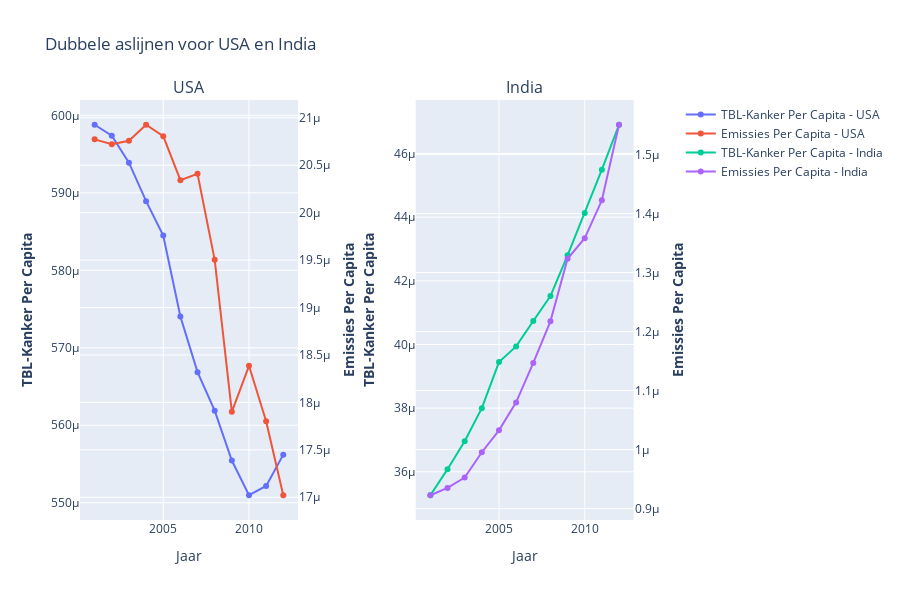

Write notebook code for a chart like this one.
### Markdown cell above
# India en Amerika

In de grafiek hieronder zijn twee duidelijke grafieken gemaakt, hierin is heel duidelijk te zien dat het aantal longkanker gevallen flink stijgt als de emissies per capita ook omhoog gaan.

### Code cell
# importeer dataframe
df_combined = pd.read_csv("csv/df/combined_usa_india.csv")

def plot_country_data(df, countries):
    # Create figure with secondary y-axes and two columns
    fig = make_subplots(rows=1, cols=2, specs=[[{"secondary_y": True}, {"secondary_y": True}]],
                        subplot_titles=(countries[0], countries[1]))

    for i, country in enumerate(countries):
        df_country = df[df['Country'] == country]
        # Add traces for Lung Cancer Per Capita
        fig.add_trace(
            go.Scatter(x=df_country['Year'], y=df_country['Lung Cancer Per Capita'], name=f"TBL-Kanker Per Capita - {country}"),
            row=1, col=i+1, secondary_y=False,
        )

        # Add traces for Emissions Per Capita
        fig.add_trace(
            go.Scatter(x=df_country['Year'], y=df_country['Emissions Per Capita'], name=f"Emissies Per Capita - {country}"),
            row=1, col=i+1, secondary_y=True,
        )

        # Set y-axes titles for each subplot
        fig.update_yaxes(title_text="<b>TBL-Kanker Per Capita", row=1, col=i+1, secondary_y=False)
        fig.update_yaxes(title_text="<b>Emissies Per Capita", row=1, col=i+1, secondary_y=True)

    # Update x-axis title and figure title
    fig.update_xaxes(title_text="Jaar", row=1, col=1)
    fig.update_xaxes(title_text="Jaar", row=1, col=2)
    fig.update_layout(
        title_text="Dubbele aslijnen voor USA en India",
        height=600
    )

    fig.show()

# Plot for USA and India
plot_country_data(df_combined, ['USA', 'India'])

### Figure 1 — Plotly figure (JSON) as saved in the notebook; plotly's stock layout.template omitted (floating-point values rounded to 4 significant figures)
{"data": [{"name": "TBL-Kanker Per Capita - USA", "type": "scatter", "x": [2001, 2002, 2003, 2004, 2005, 2006, 2007, 2008, 2009, 2010, 2011, 2012], "xaxis": "x", "y": [0.0005988, 0.0005974, 0.0005939, 0.0005889, 0.0005845, 0.000574, 0.0005669, 0.0005619, 0.0005554, 0.000551, 0.0005522, 0.0005562], "yaxis": "y"}, {"name": "Emissies Per Capita - USA", "type": "scatter", "x": [2001, 2002, 2003, 2004, 2005, 2006, 2007, 2008, 2009, 2010, 2011, 2012], "xaxis": "x", "y": [2.077e-05, 2.072e-05, 2.076e-05, 2.093e-05, 2.081e-05, 2.034e-05, 2.041e-05, 1.95e-05, 1.79e-05, 1.839e-05, 1.78e-05, 1.702e-05], "yaxis": "y2"}, {"name": "TBL-Kanker Per Capita - India", "type": "scatter", "x": [2001, 2002, 2003, 2004, 2005, 2006, 2007, 2008, 2009, 2010, 2011, 2012], "xaxis": "x2", "y": [3.526e-05, 3.608e-05, 3.696e-05, 3.8e-05, 3.945e-05, 3.994e-05, 4.074e-05, 4.152e-05, 4.28e-05, 4.413e-05, 4.549e-05, 4.691e-05], "yaxis": "y3"}, {"name": "Emissies Per Capita - India", "type": "scatter", "x": [2001, 2002, 2003, 2004, 2005, 2006, 2007, 2008, 2009, 2010, 2011, 2012], "xaxis": "x2", "y": [9.225e-07, 9.349e-07, 9.525e-07, 9.955e-07, 1.033e-06, 1.08e-06, 1.147e-06, 1.217e-06, 1.323e-06, 1.358e-06, 1.422e-06, 1.551e-06], "yaxis": "y4"}], "layout": {"annotations": [{"font": {"size": 16}, "showarrow": false, "text": "USA", "x": 0.185, "xanchor": "center", "xref": "paper", "y": 1, "yanchor": "bottom", "yref": "paper"}, {"font": {"size": 16}, "showarrow": false, "text": "India", "x": 0.755, "xanchor": "center", "xref": "paper", "y": 1, "yanchor": "bottom", "yref": "paper"}], "height": 600, "title": {"text": "Dubbele aslijnen voor USA en India"}, "xaxis": {"anchor": "y", "domain": [0, 0.37], "title": {"text": "Jaar"}}, "xaxis2": {"anchor": "y3", "domain": [0.57, 0.94], "title": {"text": "Jaar"}}, "yaxis": {"anchor": "x", "domain": [0, 1], "title": {"text": "<b>TBL-Kanker Per Capita"}}, "yaxis2": {"anchor": "x", "overlaying": "y", "side": "right", "title": {"text": "<b>Emissies Per Capita"}}, "yaxis3": {"anchor": "x2", "domain": [0, 1], "title": {"text": "<b>TBL-Kanker Per Capita"}}, "yaxis4": {"anchor": "x2", "overlaying": "y3", "side": "right", "title": {"text": "<b>Emissies Per Capita"}}}}
